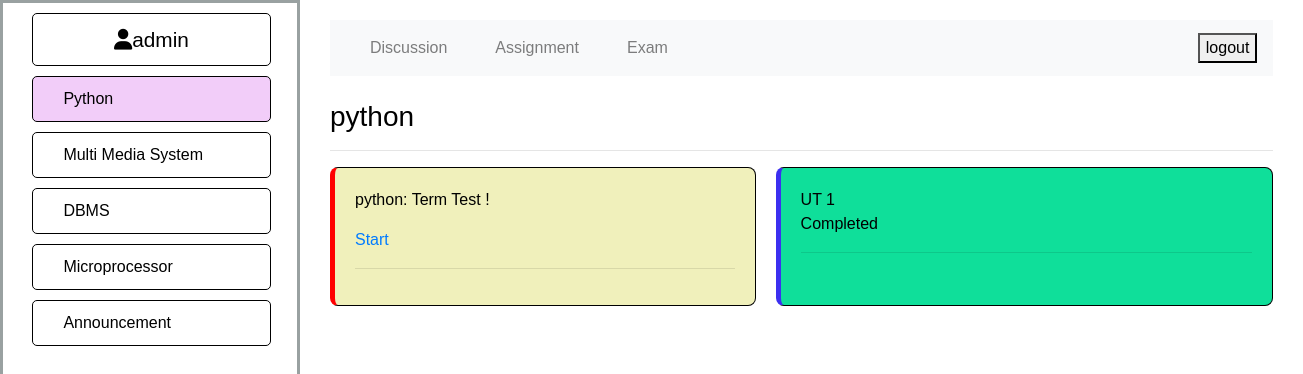
The app's page /python/exam/ (signed in), older data.
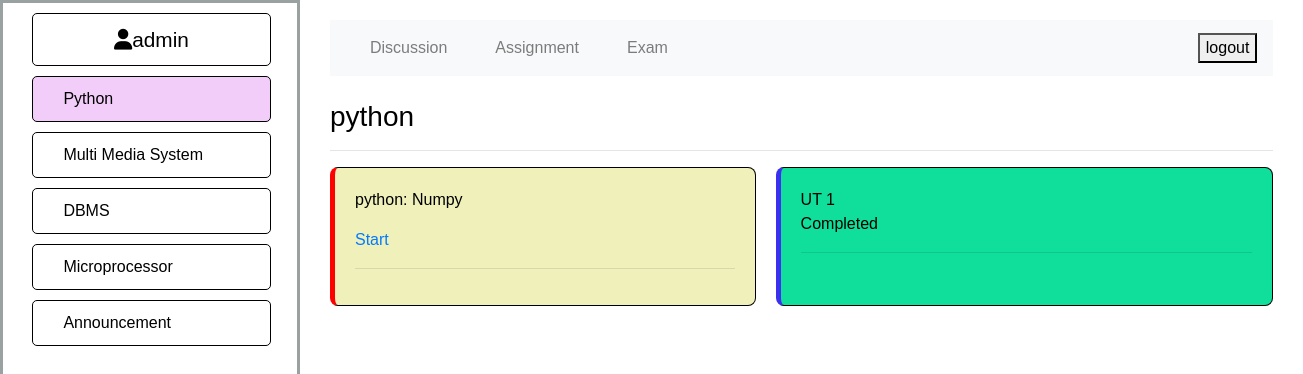
The same page, newer data.
### exam/models.py (models this page shows, shortened)
class Exam(models.Model):
    name = models.CharField(max_length=120)
    subject = models.ForeignKey(Subject, on_delete=models.CASCADE)
    number_of_questions = models.IntegerField(default=10)
    required_score_pass =models.IntegerField(default=40,)
    time = models.IntegerField(help_text="duration of test in minutes")
    def __str__(self):
        return f"{self.subject}: {self.name}"

### classroom/models.py (models this page shows, shortened)
class Subject(models.Model):
    name = models.CharField(max_length=25)
    def __str__(self):
        return self.name

### exam/views.py (the view)
# urls.py: path('', views.index, name='announcement-index'),
@login_required
def index(request, subject):
    sub = Subject.objects.get(name=subject)
    user = request.user
    exams_taken = Result.objects.filter(user=user).values_list('exam_id', flat=True)
    new_exams = Exam.objects.filter(subject=sub.pk).exclude(id__in=exams_taken)
    completed_exam_list = []
    for exam_id in exams_taken:
        exam = Exam.objects.get(pk=exam_id)
        if str(exam.subject) == subject:
            completed_exam_list.append(exam.name)
        else:
            pass
    context = {
        'subject': subject,
        'user':user,
        'exams_taken':exams_taken,
        'new_exam': new_exams,
        'completed_exam_list':completed_exam_list,
    }
    return render(request,'exam/exam_index.html', context)

### exam/templates/exam/exam_index.html (shortened to what this page needs)
{% extends 'classroom/base.html' %}
{% block main %}
<h3>{{subject}}</h3>
<hr>
<div class="exam-index">
    <div class="new-exams">
        {% for exam in new_exam %}
        <div class="new-exam-items">
            <p>{{exam}}</p>
            <a href="{% url 'exam-view' subject exam.pk  %}">Start</a>
            <hr>
        </div>
        {% endfor %}
    </div>
<div class="exam_taken">
{% for e in completed_exam_list %}
{{e}}
<p>Completed</p>
<hr>
{% endfor %}
{% endblock main %}

Row changes from the older to the newer data that the page shows:
removed Exam: subject+name "python: Term Test !"
added Exam: subject+name "python: Numpy"
